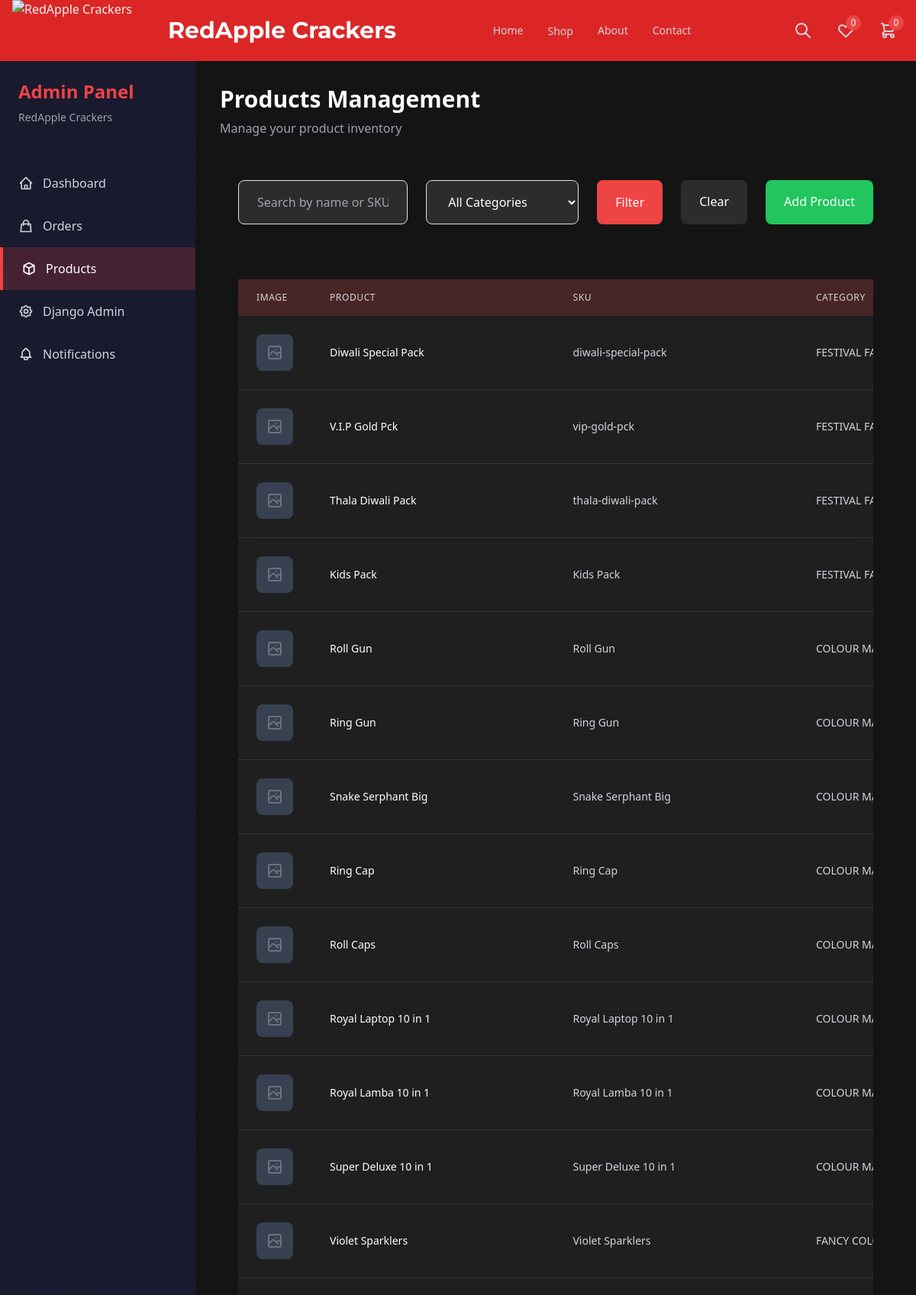
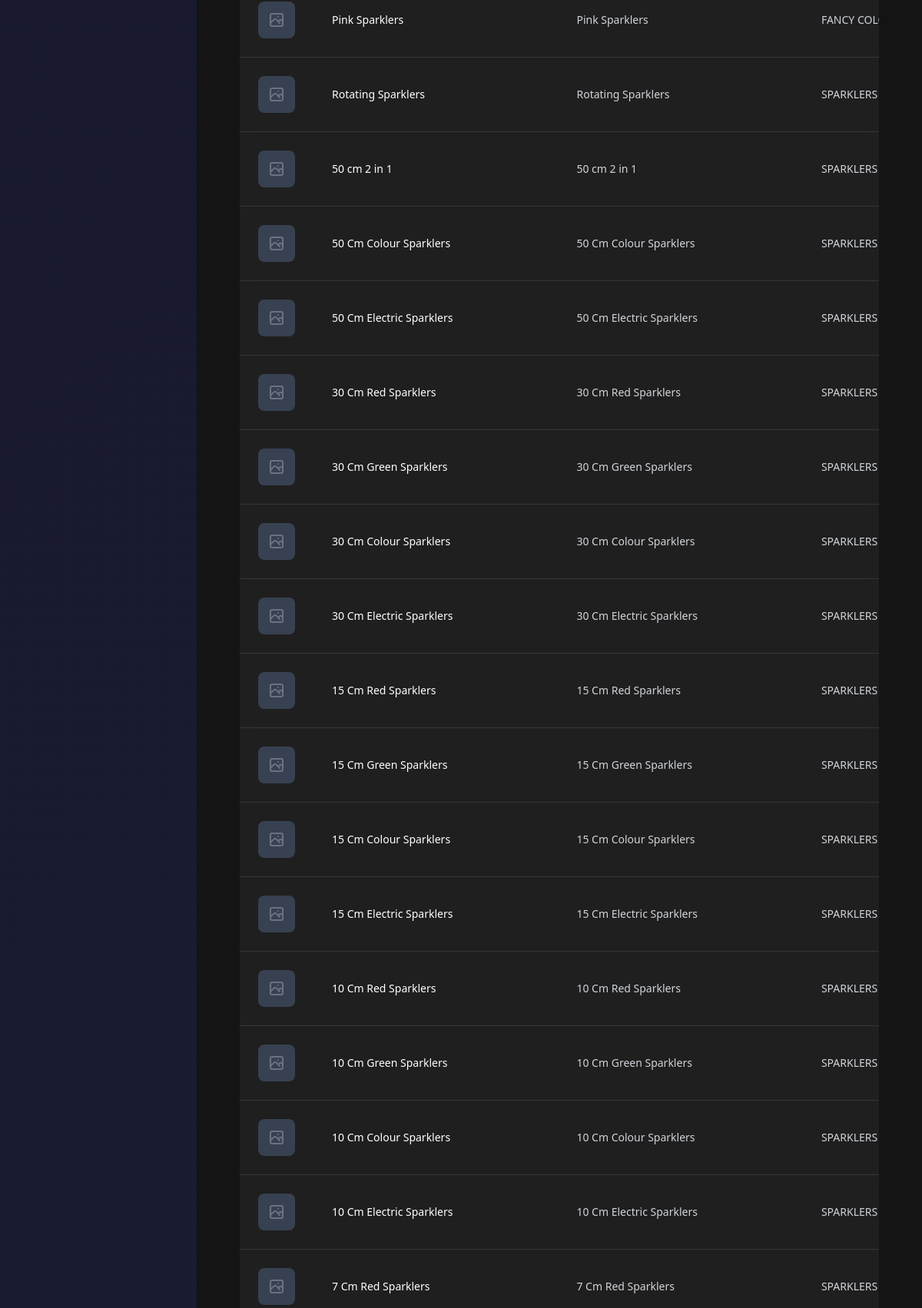
The page /siteadmin/admin-products/ (signed in, upper part) on the database its author committed (2 pictures, top to bottom).
### products/models.py (models this page shows, shortened)
class Product(models.Model):
    PRODUCT_TYPE_CHOICES = [
        ('single', _('Single Item')),
        ('box', _('Box')),
        ('combo', _('Combo Pack')),
        ('gift_box', _('Gift Box')),
    ]
    SAFETY_LEVEL_CHOICES = [
        ('low', _('Low')),
        ('medium', _('Medium')),
        ('high', _('High')),
    ]
    name = models.CharField(max_length=255)
    slug = models.SlugField(max_length=255, unique=True)
    sku = models.CharField(max_length=50, unique=True)
    category = models.ForeignKey(Category, on_delete=models.CASCADE, related_name='products')
    brand = models.ForeignKey(Brand, on_delete=models.SET_NULL, null=True, blank=True, related_name='products')
    product_type = models.CharField(max_length=20, choices=PRODUCT_TYPE_CHOICES, default='single')
    safety_level = models.CharField(max_length=20, choices=SAFETY_LEVEL_CHOICES, default='medium')
    short_description = models.CharField(max_length=500)
    description = models.TextField()
    safety_instructions = models.TextField(blank=True)
    regular_price = models.DecimalField(max_digits=10, decimal_places=2)
    sale_price = models.DecimalField(max_digits=10, decimal_places=2, null=True, blank=True)
    wholesale_price = models.DecimalField(max_digits=10, decimal_places=2, null=True, blank=True)
    stock = models.IntegerField(default=0)
    low_stock_threshold = models.IntegerField(default=10)
    main_image = models.ImageField(upload_to='products/', blank=True, null=True)
    image_url = models.URLField(blank=True, null=True, help_text='Cloudinary or external image URL')
    additional_images = models.JSONField(default=list, blank=True)
    video_url = models.URLField(blank=True)
    image_360 = models.ImageField(upload_to='products/360/', blank=True, null=True)
    weight = models.DecimalField(max_digits=10, decimal_places=2, null=True, blank=True, help_text='Weight in grams')
    dimensions = models.CharField(max_length=100, blank=True, help_text='L x W x H in cm')
    pieces = models.IntegerField(default=1, help_text='Number of pieces in pack')
    duration = models.CharField(max_length=50, blank=True, help_text='Duration of firework')
    sound_level = models.CharField(max_length=50, blank=True, help_text='Sound level in decibels')
    height = models.CharField(max_length=50, blank=True, help_text='Maximum height')
    is_featured = models.BooleanField(default=False)
    is_new = models.BooleanField(default=False)
    is_bestseller = models.BooleanField(default=False)
    is_digital = models.BooleanField(default=False)
    is_trending = models.BooleanField(default=False)
    is_limited_edition = models.BooleanField(default=False)
    has_free_shipping = models.BooleanField(default=False)
    has_gift_wrap = models.BooleanField(default=False)
    reward_points = models.IntegerField(default=0)
    festival = models.ForeignKey('Festival', on_delete=models.SET_NULL, null=True, blank=True, related_name='products')
    meta_title = models.CharField(max_length=255, blank=True)
    meta_description = models.TextField(blank=True)
    meta_keywords = models.CharField(max_length=255, blank=True)
    is_active = models.BooleanField(default=True)
    order = models.IntegerField(default=0)
    created_at = models.DateTimeField(auto_now_add=True)
    updated_at = models.DateTimeField(auto_now=True)
    viewed_count = models.IntegerField(default=0)
    purchased_count = models.IntegerField(default=0)
    class Meta:
        verbose_name = _('Product')
        verbose_name_plural = _('Products')
        ordering = ['-created_at']
        indexes = [
            models.Index(fields=['slug']),
            models.Index(fields=['sku']),
            models.Index(fields=['is_active']),
            models.Index(fields=['is_featured']),
        ]

class Category(models.Model):
    name = models.CharField(max_length=200, unique=True)
    slug = models.SlugField(max_length=200, unique=True)
    description = models.TextField(blank=True)
    image = models.ImageField(upload_to='categories/', blank=True, null=True)
    parent = models.ForeignKey('self', on_delete=models.CASCADE, null=True, blank=True, related_name='children')
    is_active = models.BooleanField(default=True)
    order = models.IntegerField(default=0)
    meta_title = models.CharField(max_length=255, blank=True)
    meta_description = models.TextField(blank=True)
    meta_keywords = models.CharField(max_length=255, blank=True)
    created_at = models.DateTimeField(auto_now_add=True)
    updated_at = models.DateTimeField(auto_now=True)
    class Meta:
        verbose_name = _('Category')
        verbose_name_plural = _('Categories')
        ordering = ['order', 'name']

### siteadmin/views.py (the view)
# urls.py: path('admin-products/', views.admin_products, name='admin_products'),
def admin_products(request):
    if not request.user.is_authenticated or not request.user.is_staff:
        return redirect('/login/?next=/siteadmin/admin-products/')
    products = Product.objects.all().order_by('-created_at')
    return render(request, 'siteadmin/admin_products.html', {'products': products})

### templates/siteadmin/admin_products.html (shortened to what this page needs)
{% extends 'base.html' %}
{% load static %}
{% block content %}
<div class="flex min-h-screen">
    <div class="admin-sidebar w-64 flex-shrink-0 hidden lg:block">
        <div class="p-6">
            <h2 class="text-2xl font-bold text-red-500 mb-2">Admin Panel</h2>
            <p class="text-gray-400 text-sm">RedApple Crackers</p>
        </div>
        <nav class="mt-6">
            <a href="/siteadmin/dashboard/" class="flex items-center px-6 py-3 text-gray-300 hover:text-white hover:bg-white/5 transition-colors">
                <svg class="w-5 h-5 mr-3" fill="none" stroke="currentColor" viewBox="0 0 24 24">
                    <path stroke-linecap="round" stroke-linejoin="round" stroke-width="2" d="M3 12l2-2m0 0l7-7 7 7M5 10v10a1 1 0 001 1h3m10-11l2 2m-2-2v10a1 1 0 01-1 1h-3m-6 0a1 1 0 001-1v-4a1 1 0 011-1h2a1 1 0 011 1v4a1 1 0 001 1m-6 0h6"/>
                </svg>
                Dashboard
            </a>
            <a href="/siteadmin/admin-orders/" class="flex items-center px-6 py-3 text-gray-300 hover:text-white hover:bg-white/5 transition-colors">
                <svg class="w-5 h-5 mr-3" fill="none" stroke="currentColor" viewBox="0 0 24 24">
                    <path stroke-linecap="round" stroke-linejoin="round" stroke-width="2" d="M16 11V7a4 4 0 00-8 0v4M5 9h14l1 12H4L5 9z"/>
                </svg>
                Orders
            </a>
            <a href="/siteadmin/admin-products/" class="flex items-center px-6 py-3 text-white bg-red-500/20 border-l-4 border-red-500">
                <svg class="w-5 h-5 mr-3" fill="none" stroke="currentColor" viewBox="0 0 24 24">
                    <path stroke-linecap="round" stroke-linejoin="round" stroke-width="2" d="M20 7l-8-4-8 4m16 0l-8 4m8-4v10l-8 4m0-10L4 7m8 4v10M4 7v10l8 4"/>
                </svg>
                Products
            </a>
            <a href="/admin/" class="flex items-center px-6 py-3 text-gray-300 hover:text-white hover:bg-white/5 transition-colors">
                Django Admin
            </a>
            <a href="/siteadmin/notification-center/" class="flex items-center px-6 py-3 text-gray-300 hover:text-white hover:bg-white/5 transition-colors">
                Notifications
            </a>
        </nav>
    </div>
    <div class="flex-1 p-6 lg:p-8 overflow-y-auto">
        <div class="mb-8">
            <h1 class="text-3xl font-bold text-white mb-2">Products Management</h1>
            <p class="text-gray-400">Manage your product inventory</p>
        </div>
        <div class="glass-card rounded-xl p-6 mb-6">
            <div class="flex flex-wrap gap-4">
                <div class="flex-1 min-w-[200px]">
                    <input type="text" name="search" value="{{ search_query }}" placeholder="Search by name or SKU..."
                        class="w-full px-4 py-3 bg-white/10 border border-white/20 rounded-lg text-white placeholder-gray-400 focus:outline-none focus:border-red-500">
                </div>
                <div class="min-w-[200px]">
                    <select name="category" class="w-full px-4 py-3 bg-white/10 border border-white/20 rounded-lg text-white focus:outline-none focus:border-red-500">
                        <option value="">All Categories</option>
                    </select>
                </div>
                <button type="submit" class="px-6 py-3 bg-red-500 hover:bg-red-600 text-white rounded-lg font-medium transition-colors">
                    Filter
                </button>
                <a href="/siteadmin/admin-products/" class="px-6 py-3 bg-white/10 hover:bg-white/20 text-white rounded-lg font-medium transition-colors">
                    Clear
                </a>
                <a href="/admin/products/product/add/" class="px-6 py-3 bg-green-500 hover:bg-green-600 text-white rounded-lg font-medium transition-colors">
                    Add Product
                </a>
            </div>
        </div>
        <div class="glass-card rounded-xl p-6">
            <div class="overflow-x-auto">
                <table class="admin-table w-full">
                    <thead>
                        <tr>
                            <th class="px-4 py-3 text-left text-xs font-medium text-gray-300 uppercase tracking-wider">Image</th>
                            <th class="px-4 py-3 text-left text-xs font-medium text-gray-300 uppercase tracking-wider">Product</th>
                            <th class="px-4 py-3 text-left text-xs font-medium text-gray-300 uppercase tracking-wider">SKU</th>
                            <th class="px-4 py-3 text-left text-xs font-medium text-gray-300 uppercase tracking-wider">Category</th>
                        </tr>
                    </thead>
                    <tbody class="divide-y divide-white/10">
                        {% for product in products %}
                        <tr>
                            <td class="px-4 py-4 whitespace-nowrap">
                                {% if product.main_image %}
                                    <img src="{{ product.main_image.url }}" alt="{{ product.name }}" class="w-12 h-12 object-contain rounded-lg">
                                {% else %}
                                    <div class="w-12 h-12 bg-gray-700 rounded-lg flex items-center justify-center">
                                    </div>
                                {% endif %}
                            </td>
                            <td class="px-4 py-4 whitespace-nowrap text-sm text-white font-medium">{{ product.name }}</td>
                            <td class="px-4 py-4 whitespace-nowrap text-sm text-gray-300">{{ product.sku }}</td>
                            <td class="px-4 py-4 whitespace-nowrap text-sm text-gray-300">{{ product.category.name }}</td>
                        </tr>
                        {% empty %}
                        <tr>
                            <td colspan="8" class="px-4 py-8 text-center text-gray-400">No products found</td>
                        </tr>
                        {% endfor %}
                    </tbody>
                </table>
            </div>
        </div>
    </div>
</div>
{% endblock %}

### static/css/style.css (style rules this page uses)
* { box-sizing: border-box; }
html, body { overflow-x: hidden; max-width: 100vw; width: 100%; }
div, section, nav, main, footer, header, aside, article { max-width: 100%; overflow-x: hidden; }
img, video, iframe, canvas, svg { max-width: 100%; height: auto; }
button, input, select, textarea { max-width: 100%; }
button, .btn-gold, .btn-outline, .btn-view, .btn-add-cart { white-space: nowrap; word-break: keep-all; overflow-wrap: normal; }

### templates/base.html (style rules this page uses)
html, body { overflow-x: hidden; max-width: 100%; width: 100%; }
* { max-width: 100%; box-sizing: border-box; }

### templates/siteadmin/admin_products.html (style rules this page uses)
.admin-sidebar { background: linear-gradient(135deg, #1a1a2e 0%, #16213e 100%); }
.admin-table { background: rgba(255,255,255,0.05); backdrop-filter: blur(10px); }
.admin-table th { background: rgba(239, 68, 68, 0.2); }

### rows shown on the page
Product: name "Diwali Special Pack", sku "diwali-special-pack", category.name "FESTIVAL…"
Product: name "V.I.P Gold Pck", sku "vip-gold-pck", category.name "FESTIVAL…"
Product: name "Thala Diwali Pack", sku "thala-diwali-pack", category.name "FESTIVAL…"
Product: name "Kids Pack", sku "Kids Pack", category.name "FESTIVAL…"
Product: name "Roll Gun", sku "Roll Gun", category.name "COLOUR…"
Product: name "Ring Gun", sku "Ring Gun", category.name "COLOUR…"
Product: name "Snake Serphant Big", sku "Snake Serphant Big", category.name "COLOUR…"
Product: name "Ring Cap", sku "Ring Cap", category.name "COLOUR…"
Product: name "Roll Caps", sku "Roll Caps", category.name "COLOUR…"
Product: name "Royal Laptop 10 in 1", sku "Royal Laptop 10 in 1", category.name "COLOUR…"
Product: name "Royal Lamba 10 in 1", sku "Royal Lamba 10 in 1", category.name "COLOUR…"
Product: name "Super Deluxe 10 in 1", sku "Super Deluxe 10 in 1", category.name "COLOUR…"
Product: name "Violet Sparklers", sku "Violet Sparklers", category.name "FANCY…"
Product: name "Pink Sparklers", sku "Pink Sparklers", category.name "FANCY…"
Product: name "Rotating Sparklers", sku "Rotating Sparklers", category.name "SPARKLERS"
Product: name "50 cm 2 in 1", sku "50 cm 2 in 1", category.name "SPARKLERS"
Product: name "50 Cm Colour Sparklers", sku "50 Cm Colour Sparklers", category.name "SPARKLERS"
Product: name "50 Cm Electric Sparklers", sku "50 Cm Electric Sparklers", category.name "SPARKLERS"
Product: name "30 Cm Red Sparklers", sku "30 Cm Red Sparklers", category.name "SPARKLERS"
Product: name "30 Cm Green Sparklers", sku "30 Cm Green Sparklers", category.name "SPARKLERS"
Product: name "30 Cm Colour Sparklers", sku "30 Cm Colour Sparklers", category.name "SPARKLERS"
Product: name "30 Cm Electric Sparklers", sku "30 Cm Electric Sparklers", category.name "SPARKLERS"
Product: name "15 Cm Red Sparklers", sku "15 Cm Red Sparklers", category.name "SPARKLERS"
Product: name "15 Cm Green Sparklers", sku "15 Cm Green Sparklers", category.name "SPARKLERS"
Product: name "15 Cm Colour Sparklers", sku "15 Cm Colour Sparklers", category.name "SPARKLERS"
Product: name "15 Cm Electric Sparklers", sku "15 Cm Electric Sparklers", category.name "SPARKLERS"
Product: name "10 Cm Red Sparklers", sku "10 Cm Red Sparklers", category.name "SPARKLERS"
Product: name "10 Cm Green Sparklers", sku "10 Cm Green Sparklers", category.name "SPARKLERS"
Product: name "10 Cm Colour Sparklers", sku "10 Cm Colour Sparklers", category.name "SPARKLERS"
Product: name "10 Cm Electric Sparklers", sku "10 Cm Electric Sparklers", category.name "SPARKLERS"
Product: name "7 Cm Red Sparklers", sku "7 Cm Red Sparklers", category.name "SPARKLERS"
